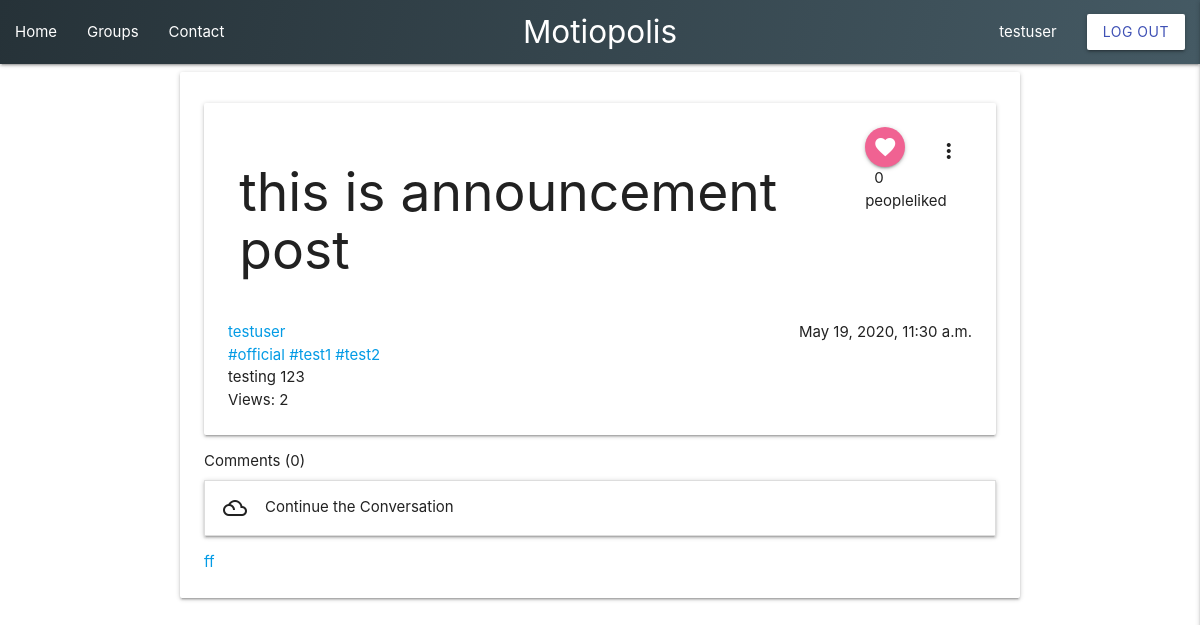
Before: /post/44/ (signed in) with the older database file.
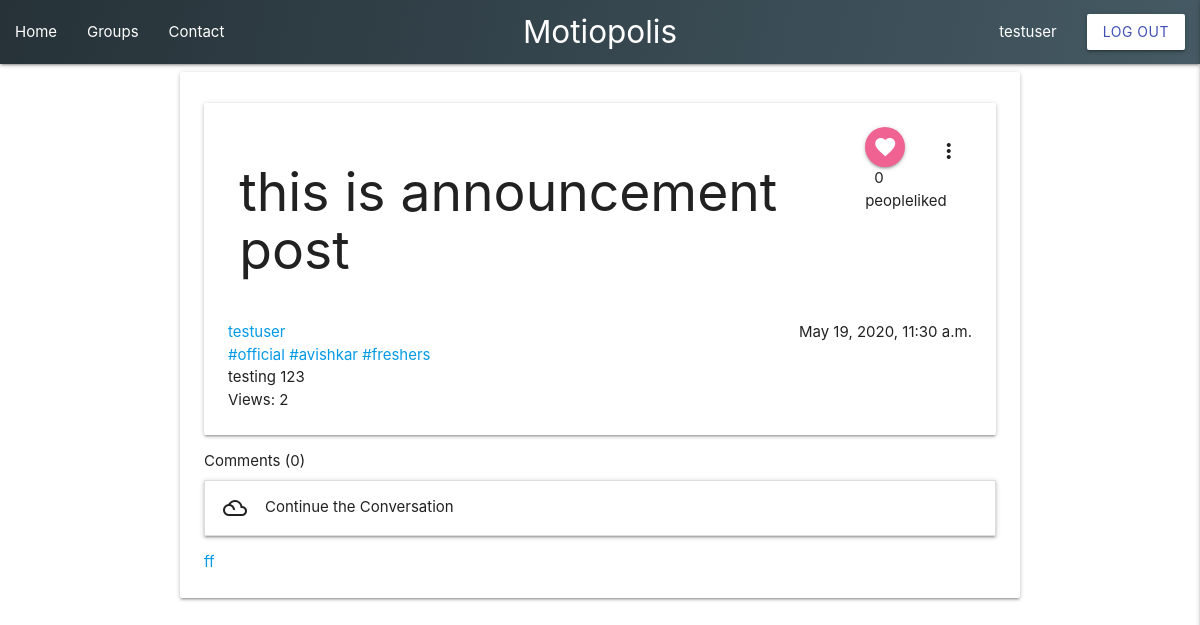
After: the same page with the newer database file.
### Tag/models.py (models this page shows)
class Tag(models.Model):
    name = models.CharField(max_length=50)
    def __str__(self):
        return self.name

### Post/views.py (the view)
# urls.py: path('post/<int:pk>/', PostDetailView.as_view(), name='post-detail'),
class PostDetailView(LoginRequiredMixin,DetailView):
    model = Post
    def get_context_data(self, **kwargs):
        context = super().get_context_data(**kwargs)
        is_liked = False
        if (self.object.likers.filter(username = self.request.user.username).exists()):
            is_liked = True
        else:
            is_liked = False
        post = self.object
        if not self.request.user in self.object.views.all() and self.request.user.is_authenticated:
            self.object.views.add(self.request.user)
        options = PollChoice.objects.filter(poll=self.object)
        uchoice = ''
        total = 0
        for index, op in enumerate(options):
            total = total + op.voters.count()
            if self.request.user in op.voters.all():
                uchoice=op
        context['uchoice']=uchoice
        context['total']=total
        context['options']=options
        context['poll']=self.object
        context['comments'] = Comment.objects.filter(post = self.object)
        context['is_liked'] = is_liked
        context['post']  = post
        context['tags'] = post.tags.all
        return context

### Post/templates/Post/post_detail.html (shortened to what this page needs)
{%  extends "base.html" %}
{% load mathfilters %}
{% block content %}
<div class="container">
    <div class="card">
        <div class="card-content">
            <div class="card">
                <div class="card-content">
                    <div class="row">
                        <div class="col s10 l10 ">
                            <h2>{{ object.title }}</h2>
                        </div>
                        <div class="col s1 l1 ">
                            <div class="center-align">
                                <div id="like-section"> {% include 'Post/like-section.html' %} </div>
                            </div>
                        </div>
                        <div class="col s1 l1 ">
                            <div class="right-align">
                                {% if object.author == user %}
                                <span class="card-title activator grey-text text-darken-4"><i class="material-icons right">more_vert</i></span>
                                {% endif %}
                            </div>
                        </div>
                    </div>
                    <a class="mr-2" href="{% url 'profile' slug=object.author.username %}">{{ object.author }}</a>
                    <p class="right">{{ object.date_posted }}</p>
                    <p>
                        {% for tag in tags %}
                        <a href="{% url 'explore-tag' tag %}"> #{{tag}} </a>
                        {% endfor %}
                    </p>
                    <p class="article-content">{{ object.content|safe }}</p>
                    <p> Views: {{object.views.count}} </p>
                </div>
            </div>
            <div id="comment-section"class="">
                <p class="text-muted"> Comments ({{comments.count}}) </p>
            </div>
            <ul class="collapsible">
                <li>
                    <div class="collapsible-header"><i class="material-icons">filter_drama</i>Continue the Conversation</div>
                </li>
            </ul>
            <p> <a href="{% url 'post-comment' object.id%}"> ff</a></p>
        </div>
    </div>
</div>
{% endblock content %}

Changed rows visible on the page:
changed Tag: name "test1" → "avishkar"
changed Tag: name "test2" → "freshers"
